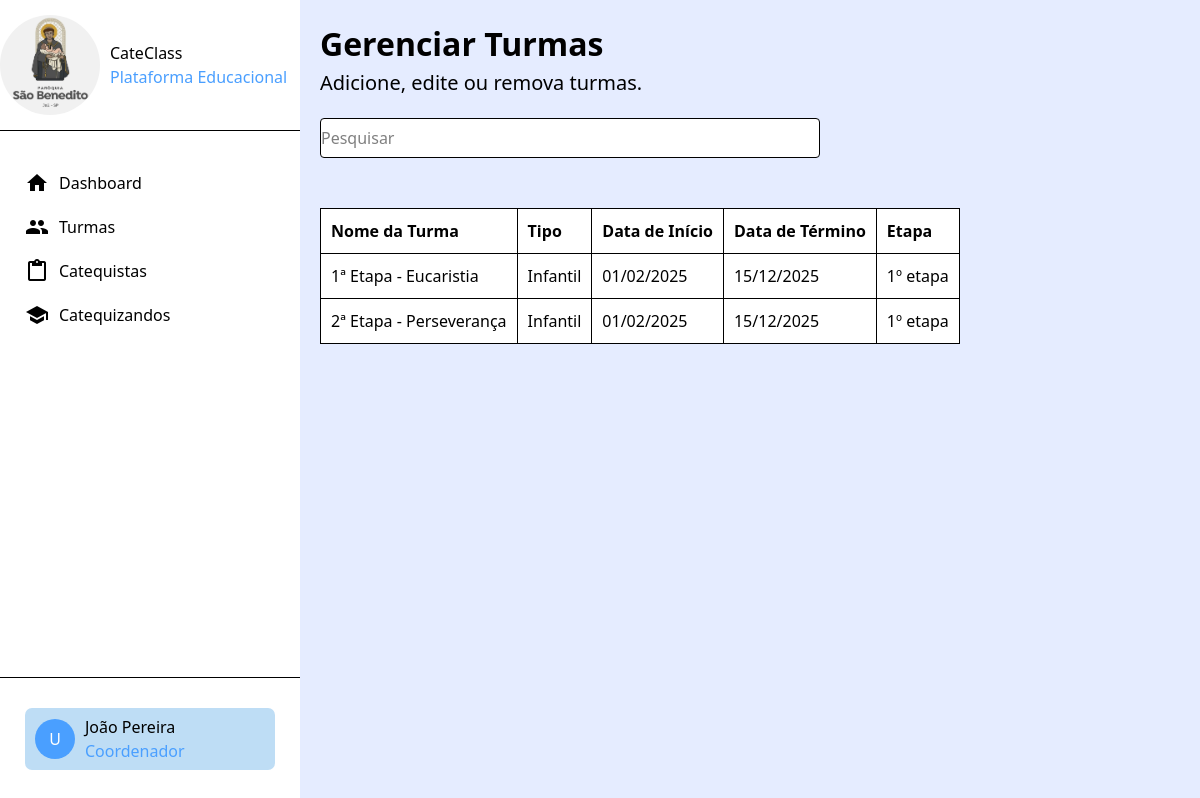
The page /app/coordenador/turmas (signed in) on the database its author committed.
### tables this page shows
CREATE TABLE IF NOT EXISTS turmas(
	id_turma BIGINT UNSIGNED NOT NULL AUTO_INCREMENT PRIMARY KEY,
	nome_turma VARCHAR(100) NOT NULL,
    tipo_turma VARCHAR(10) NOT NULL,
    data_inicio DATE NOT NULL,
    data_termino DATE,
    etapa_id BIGINT UNSIGNED NOT NULL,
     
    criado_em DATETIME DEFAULT CURRENT_TIMESTAMP,
    deletado_em DATETIME NULL,
    
    CONSTRAINT fk_etapas_turmas
		FOREIGN KEY (etapa_id) REFERENCES etapas (id_etapa)
);

CREATE TABLE IF NOT EXISTS etapas(
	id_etapa BIGINT UNSIGNED NOT NULL AUTO_INCREMENT PRIMARY KEY,
    nome_etapa VARCHAR(255) NOT NULL,
    descricao VARCHAR(255) NOT NULL,
     
    criado_em DATETIME DEFAULT CURRENT_TIMESTAMP,
    deletado_em DATETIME NULL
);

### app/controllers/CoordenadorController.php (called while the page is built, shortened)
<?php
    require_once "models/config.php";
    class CoordenadorController
    {
        public function turmas()
        {
            global $conn;
            $sql = "
                SELECT
                    t.id_turma,
                    t.nome_turma,
                    t.tipo_turma,
                    t.data_inicio,
                    t.data_termino,
                    e.nome_etapa
                FROM turmas t
                INNER JOIN etapas e ON e.id_etapa = t.etapa_id
                WHERE t.deletado_em IS NULL
                ORDER BY t.nome_turma ASC
            ";
            $stmt = $conn->prepare($sql);
            $stmt->execute();
            require_once "views/coordenador/turmas.php";
        }
    }
?>

### app/views/coordenador/turmas.php (the view, shortened to what this page needs)
<!DOCTYPE html>
<html lang="pt-br">
<head>
    <script src="https://cdn.jsdelivr.net/npm/@tailwindcss/browser@4"></script>
    <link rel="stylesheet" href="https://cdnjs.cloudflare.com/ajax/libs/font-awesome/4.7.0/css/font-awesome.min.css">
</head>
<body class="flex bg-[#E5ECFF]">
    <?php require_once 'sidebar.php' ?>
    <main class="p-[20px]">
        <h1 class="text-[32px] font-bold">Gerenciar Turmas</h1>
        <p class="text-[20px] mb-[20px]">Adicione, edite ou remova turmas.</p>
        <input class="bg-[#fff] w-[500px] h-[40px] mb-[50px] rounded border-1 border-gray"
               type="text" placeholder="Pesquisar" id="filtro">
        <table class="border-1 border-black w-full" id="tabela-turmas">
            <thead>
                <tr class="border-1 border-black text-left">
                    <th class="py-[10px] px-[10px] bg-[#fff] border-1 border-black">Nome da Turma</th>
                    <th class="py-[10px] px-[10px] bg-[#fff] border-1 border-black">Tipo</th>
                    <th class="py-[10px] px-[10px] bg-[#fff] border-1 border-black">Data de Início</th>
                    <th class="py-[10px] px-[10px] bg-[#fff] border-1 border-black">Data de Término</th>
                    <th class="py-[10px] px-[10px] bg-[#fff] border-1 border-black">Etapa</th>
                </tr>
            </thead>
            <tbody>
                <?php
                    if ($stmt->rowCount() > 0) {
                        $turmas = $stmt->fetchAll(PDO::FETCH_ASSOC);
                        foreach ($turmas as $turma) {
                            echo "
                                <tr class='border-1 border-black'>
                                    <td class='p-[10px] bg-[#fff] border-1 border-black'>{$turma['nome_turma']}</td>
                                    <td class='p-[10px] bg-[#fff] border-1 border-black'>{$turma['tipo_turma']}</td>
                                    <td class='p-[10px] bg-[#fff] border-1 border-black'>" . date('d/m/Y', strtotime($turma['data_inicio'])) . "</td>
                                    <td class='p-[10px] bg-[#fff] border-1 border-black'>" .
                                        ($turma['data_termino'] ? date('d/m/Y', strtotime($turma['data_termino'])) : '—') .
                                    "</td>
                                    <td class='p-[10px] bg-[#fff] border-1 border-black'>{$turma['nome_etapa']}</td>
                                </tr>
                            ";
                        }
                    } else {
                        echo "<tr><td colspan='5' class='p-[10px] text-center bg-[#fff]'>Nenhuma turma encontrada.</td></tr>";
                    }
                ?>
            </tbody>
        </table>
    </main>
</body>
</html>

### rows shown on the page
turmas: nome_turma "1ª Etapa - Eucaristia", tipo_turma "Infantil", data_inicio "01/02/2025", data_termino "15/12/2025", etapa.nome_etapa "1º etapa"
turmas: nome_turma "2ª Etapa - Perseverança", tipo_turma "Infantil", data_inicio "01/02/2025", data_termino "15/12/2025", etapa.nome_etapa "1º etapa"

### other values the page prints
$_SESSION["usuario_nome"] "João Pereira"
